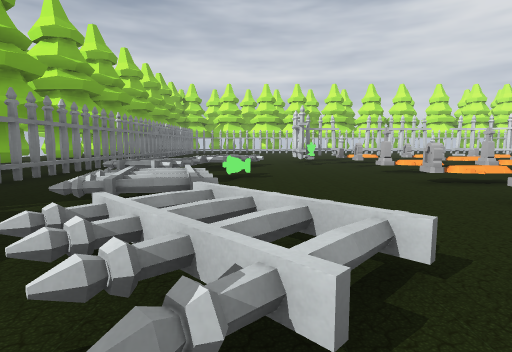
View 1 (above)

24 first-person views from a walk through a level from a Godot 3-D game. The camera is 1.4 m above the floor, tilts 6° down and sees 80° across. The floor is counted in squares, 2 m on a side. Each view is taken from the middle of a square. On the plan, view 1 faces up. The plan holds only what a view shows up to about 10 squares ahead; the rest is blank. The place goes on beyond the plan.

View 2
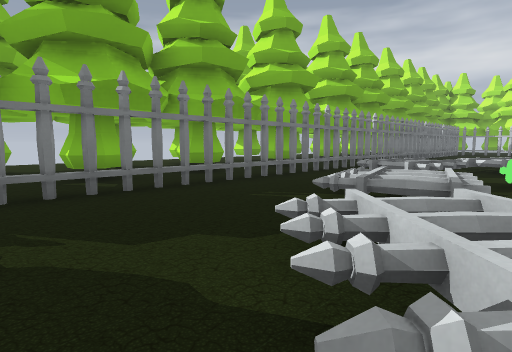

View 3
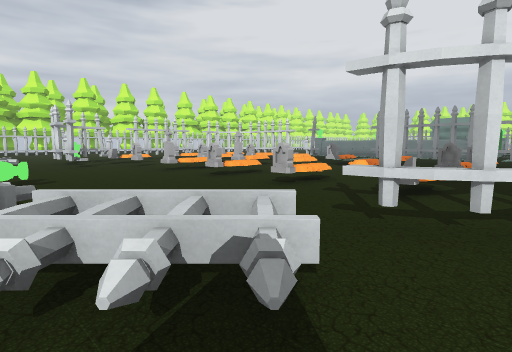

View 4
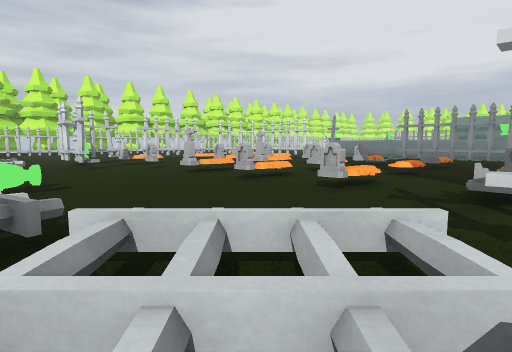

View 5
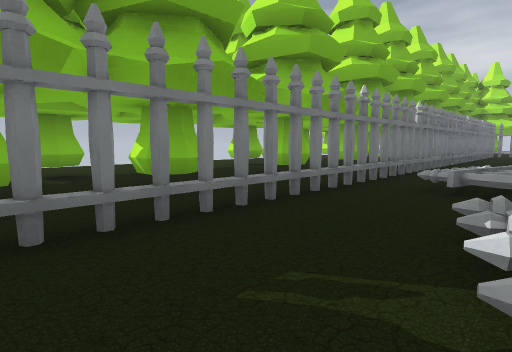

View 6
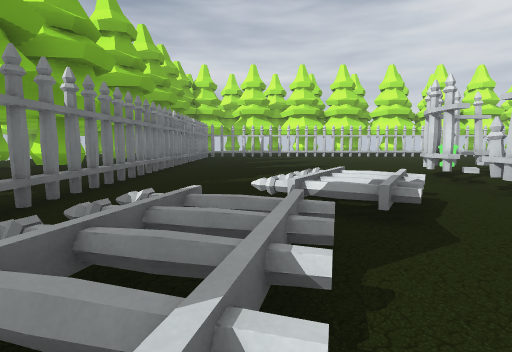

View 7
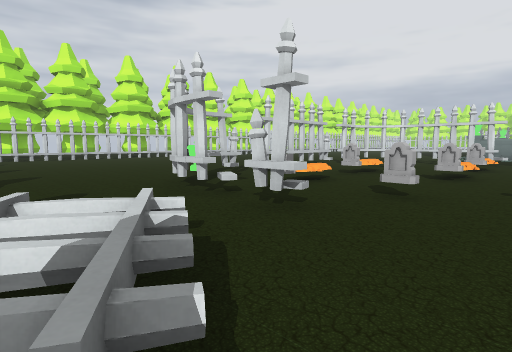

View 8
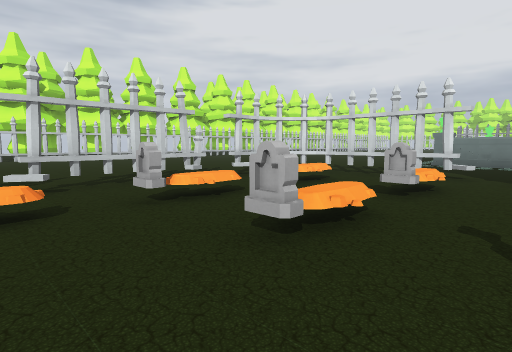

View 9
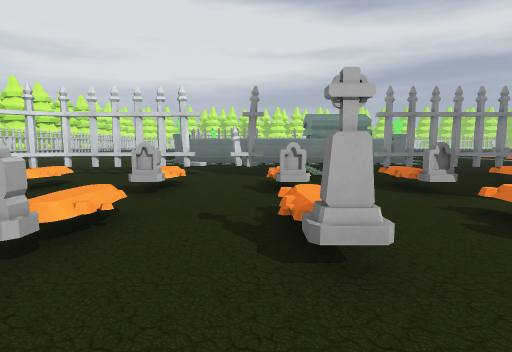

View 10
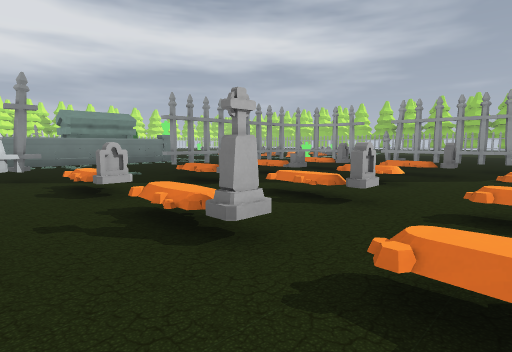

View 11
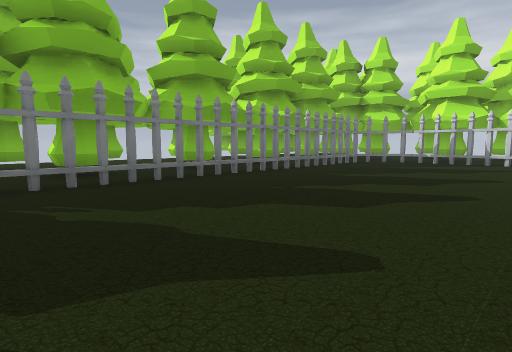

View 12
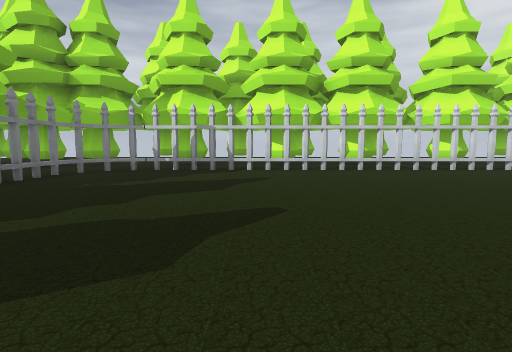

View 13
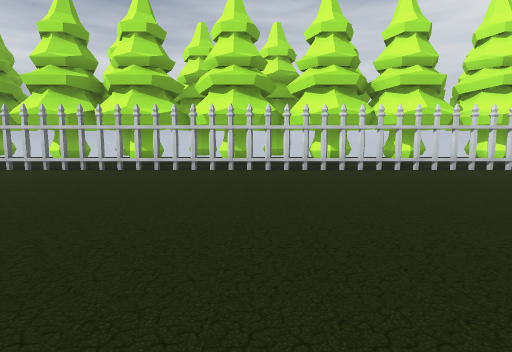

View 14
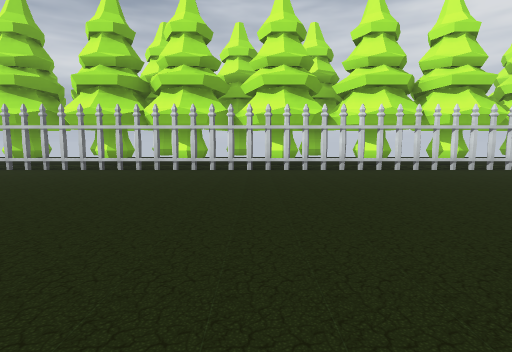

View 15
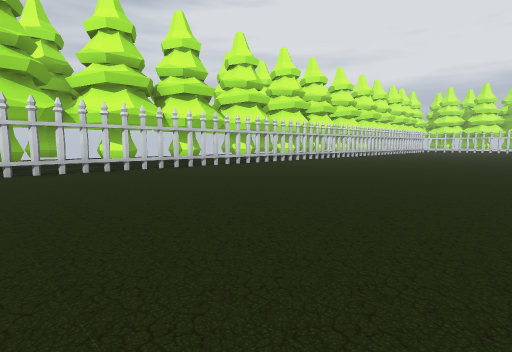

View 16
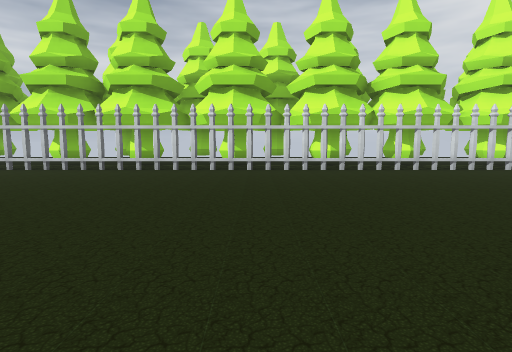

View 17
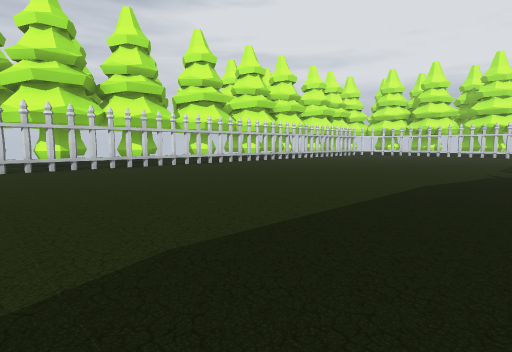

View 18
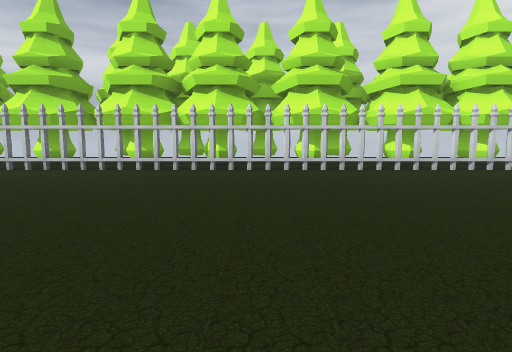

View 19
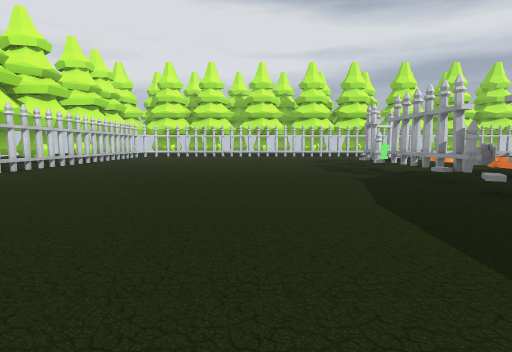

View 20
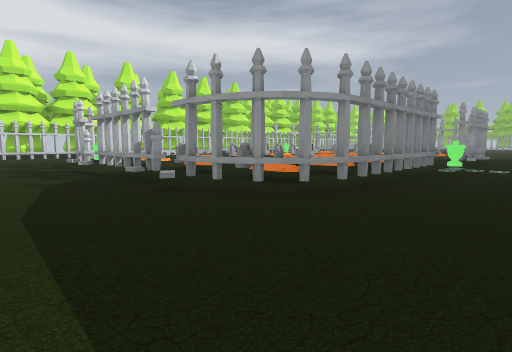

View 21
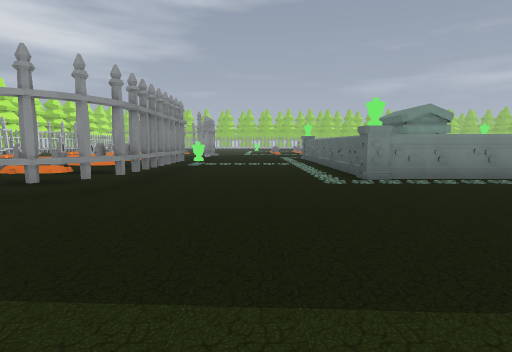

View 22
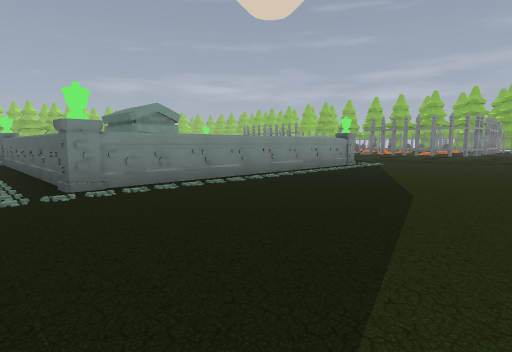

View 23
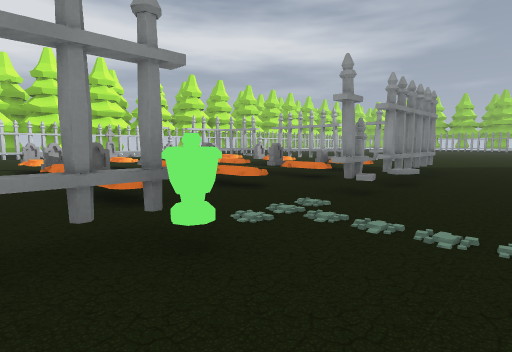

View 24
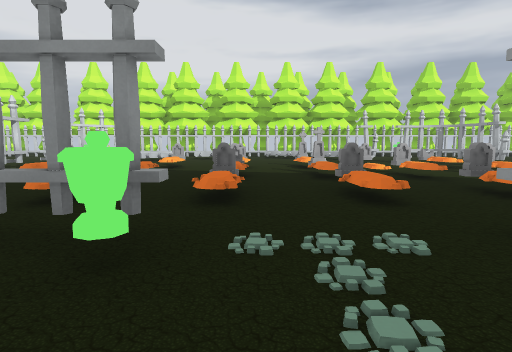

### Floor plan
Key: @ floor where view 1 was taken; # wall or solid block; . floor; / step, stairs or slope; = window, fence, low wall or low ledge; ^ raised ledge; F fence; T tombstone; O other object.
Columns run from 7 left of view 1 to 36 right of it. Each row starts with its distance up from view 1.
 25 ###. #.##.##.##.####.##.##.##.##.####.##.##
 24 ##..........................................
 23  ..##FF.F.F.F.F.F.F.F.F.F.F.F.F.F.F.F.F.F.FF
 22   #.........................................
 21   F.........................................
 20   F.........................................
 19   F.........................................
 18  .F.........................................
 17  .F..............  .........................
 16 ##F...............  ........................
 15  .F...............  ........................
 14  .F...............  .................F...F..
 13 ##F......OFFFFFFF^ .................#..FFF.F
 12  .F......F...//./.#.................././/./O
 11   F......FO..#/ /.F...O#########...F./#/#.//
 10 ##F..===.F...//./.F...##       #...F./O//./.
  9  .F...=...#..#/#/.....#        #...F.////.//
  8  #F.==...../.O/./.F...#        #...F././/./.
  7 ##F.==....O/.//#/.....#        #...../#/#.//
  6  .F....O..././/./.....#        # ...././O./.
  5  #F..==...#/.#/#/.F..          # ..F./#//./O
  4 ##F..==...././/./.F..          # ...././/.
  3 #.F..===..#/.//T/.F..          #  .F./#/#.
  2 ##F...===.././/./.F..             .F./O//. O
  1  .F....=.#T/.//#/                 .#.//   //
  0    ....@.#F.FFF F                 ..^FFF  FF

Where each view was taken, in squares from view 1:
view 1: 0 up, 0 right, facing up
view 2: 0 up, 0 right, facing up-left
view 3: 0 up, 1 left, facing up-right
view 4: 1 up, 1 left, facing up-right
view 5: 2 up, 2 left, facing up-left
view 6: 6 up, 2 left, facing up
view 7: 8 up, 1 left, facing up-right
view 8: 8 up, 4 right, facing up-right
view 9: 8 up, 4 right, facing right
view 10: 9 up, 4 right, facing down-right
view 11: 11 up, 1 right, facing up-left
view 12: 15 up, 0 right, facing up
view 13: 15 up, 7 right, facing up
view 14: 15 up, 14 right, facing up
view 15: 15 up, 14 right, facing up-right
view 16: 15 up, 24 right, facing up
view 17: 14 up, 24 right, facing up-right
view 18: 15 up, 30 right, facing up
view 19: 17 up, 26 right, facing right
view 20: 16 up, 26 right, facing down-right
view 21: 17 up, 26 right, facing down
view 22: 16 up, 25 right, facing down-left
view 23: 9 up, 26 right, facing down-right
view 24: 7 up, 26 right, facing right
